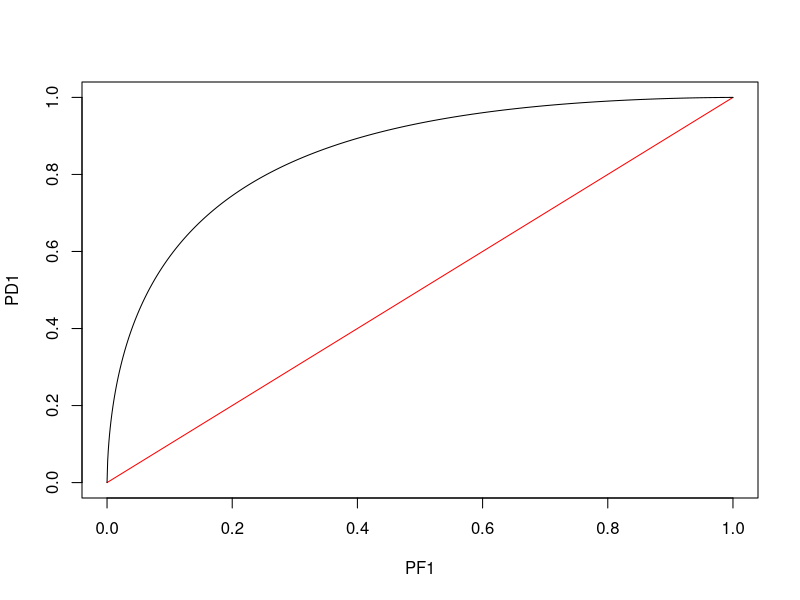
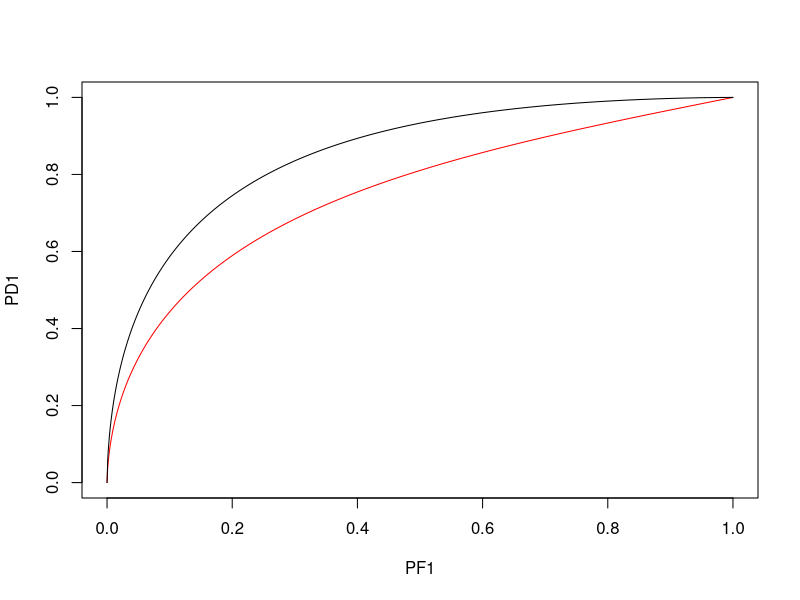

R code for these plots, in order: (Note: this script raises an error after producing the figures.)
### CH 9.1 confidence interval

### COmpute confidence interval
alpha = 0.05
mu = 0
sigma = 1
epsilon = qnorm(0.975, mu, sigma)
epsilon

## Constructing confidence interval from data
x <- c(72,69,75,58,67,70,60,71,59,65)
N = length(x)
Theta_hat = mean(x)
S_hat = sd(x)
nu = length(x) - 1
alpha = 0.05
z = qt(1-alpha/2, nu)
CI_L = Theta_hat-z*S_hat/sqrt(N)
CI_U = Theta_hat+z*S_hat/sqrt(N)
CI_L
CI_U

## Bootstrap median
X <- c(72, 69, 75, 58, 67, 70, 60, 71, 59, 65)
N = length(X)
K = 1000
Thetahat = rep(0, K)
for (i in 0:K) {
    idx = sample(N,5)
    Y = X[idx]
    Thetahat[i] = median(Y)
}
M = mean(Thetahat)
V = var(Thetahat)
M
V

## HYpothesis testing (z_value)
Theta_hat = 0.29                     # Your estimate
theta     = 0.25                     # Your hypothesis
N         = 1000                     # Number of samples
sigma     = sqrt(theta*(1-theta)) # Known standard deviation
Z_hat = (Theta_hat - theta)/(sigma / sqrt(N))
Z_hat

## HYpothesis testing critical value
alpha = 0.05
z_alpha = qnorm(1-alpha, 0, 1)
z_alpha

## Hypothesis testing p_value
p = pnorm(-1.92,0,1)
p


## Plot an ROC curve
#install.packages("matlab", repo="http://cran.r-project.org", dep=T)
library(matlab)

sigma = 2 
mu = 3
alphaset <- linspace(0,1,1000)
PF1 = rep(0, 1000) 
PD1 = rep(0, 1000)
PF2 = rep(0, 1000)
PD2 = rep(0, 1000)
for (i in 0:1000) {
    alpha = alphaset[i]
    PF1[i] = alpha
    PD1[i] = alpha
    PF2[i] = alpha
    PD2[i] = 1-pnorm(qnorm(1-alpha)-mu/sigma)
}


#roc_plot <- rbind(, plot(PF2,PD2))
#roc_plot
plot(PF1,PD1,type = "l", col = "red")
lines(PF2, PD2, col = "black")

## Compute area under curve 
auc1 = sum(PD1 * c(0, diff(PF1)))
auc2 = sum(PD2 * c(0, diff(PF2)))
auc1
auc2

## Another ROC curve
sigma = 2
mu = 3
PF1 = rep(0, 1000)
PD1 = rep(0, 1000)
PF2 = rep(0, 1000)
PD2 = rep(0, 1000)

alphaset <- linspace(0,0.5,1000)
for (i in 0:1000) {
    alpha = alphaset[i]
    PF1[i] = 2*alpha
    PD1[i] = 1-(pnorm(qnorm(1-alpha)-mu/sigma) - pnorm(-qnorm(1-alpha)-mu/sigma))
}
alphaset = linspace(0,1,1000)
for (i in 0:1000) {
    alpha = alphaset[i]
    PF2[i] = alpha
    PD2[i] = 1-pnorm(qnorm(1-alpha)-mu/sigma)
}
plot(PF1, PD1, type = "l", col = "red")
lines(PF2, PD2, col = "black")



## Roc with real data
scores <- c(0.8271, 0.6045, 0.7916, 0.1608, 0.6112, 0.2555, 0.5682, 0.0599, 0.6644, 0.1129, 0.0615, 0.3525, 0.3227, 0.4334, 0.2281, 0.722, 0.2353, 0.285, 0.4107, 0.2008, 0.3712, 0.4235, 0.4876, 0.4235, 0.5751, 0.6734, 0.7356, 0.7138, 0.3874, 0.2404, 0.1663, 0.1663, 0.285, 0.3684, 0.1738, 0.4364, 0.722, 0.4675, 0.2353, 0.172, 0.1779, 0.4434, 0.2769, 0.0689, 0.2141, 0.2712, 0.2633, 0.4806, 0.0885, 0.2555, 0.5682, 0.285, 0.8422, 0.5281, 0.6303, 0.9325, 0.0622, 0.8823, 0.6707, 0.8917, 0.6489, 0.5552, 0.751, 0.2331, 0.2933, 0.6045, 0.6303, 0.9585, 0.9343, 0.3227, 0.7982, 0.221, 0.9391, 0.5079, 0.7379, 0.875, 0.4705, 0.4434, 0.5652, 0.8659, 0.897, 0.9713, 0.5652, 0.518, 0.4039, 0.9435, 0.5781, 0.5947, 0.397, 0.7916, 0.722, 0.7916, 0.285, 0.7659, 0.7379, 0.7138, 0.4876, 0.6303, 0.5311, 0.3525)

labels = append(rep(1,50), rep(0, 50))
tau = linspace(0,1,1000)
PF = rep(0, 1000)
PD = rep(0, 1000)
for (i in 0:1000) { 
    idx = scores <= tau[i]
    predict = rep(0,100)
    predict[idx] = 1
    true_positive  = 0
    true_negative  = 0
    false_positive = 0
    false_negative = 0
    
    for (j in 0:100) {
        a = predict[j]
        b = labels[j]
        cond1 = FALSE
        cond2 = FALSE
        if (a == 1) cond1 = TRUE
        
        
        if (b == 1) {
            cond2 = TRUE
        }
        if (cond1 == cond2 && cond1 == TRUE) {
            true_positive  = true_positive + 1
        }
        if (predict[j]==1  && labels[j]==0) {
            false_positive = false_positive + 1
        }
        if (predict[j]==0 && labels[j]==1) {
            
            false_negative = false_negative + 1
        }
        if (predict[j]==0 && labels[j]==0) {
            
            true_negative  = true_negative + 1
        }
    }
    PF[i] = false_positive/50
    PD[i] = true_positive/50
}


plot(PF, PD)
